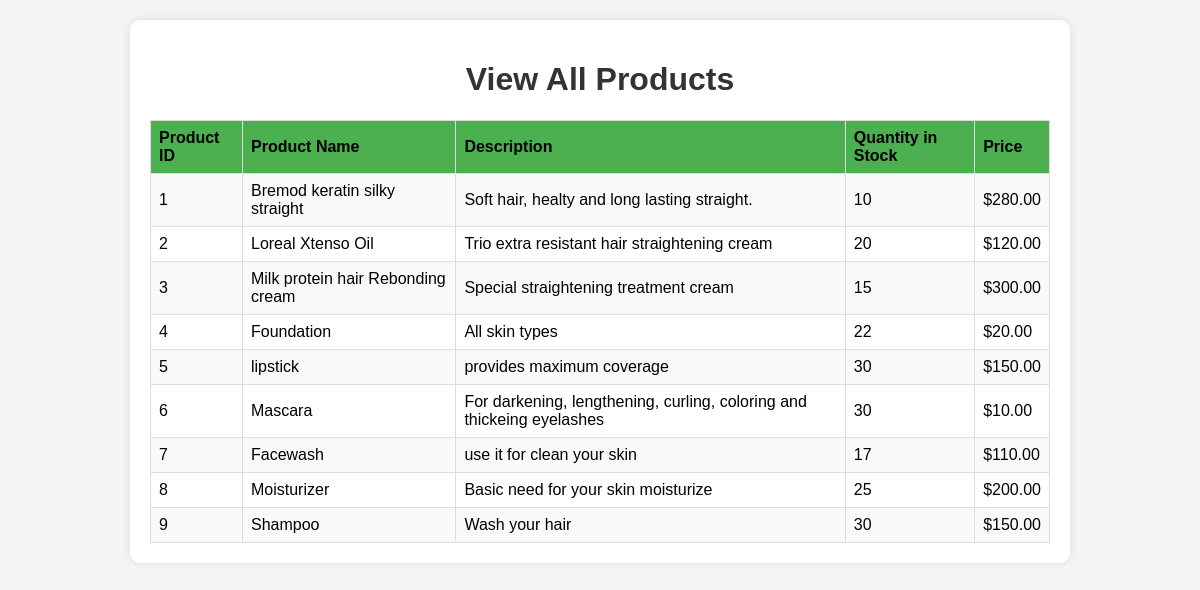
The app's page /ZTOBCS/Home/viewproduct.php with its own data.
### tables this page shows
CREATE TABLE `products` (
  `ProductID` int(11) NOT NULL,
  `ProductName` varchar(100) DEFAULT NULL,
  `Description` varchar(255) DEFAULT NULL,
  `QuantityInStock` int(11) DEFAULT NULL,
  `Price` decimal(10,2) DEFAULT NULL
);

### ZTOBCS/Home/viewproduct.php (the view, shortened to what this page needs)
<?php
$servername = "localhost";
$username = "root";
$password = "";
$dbname = "ztobcs";
$conn = new mysqli($servername, $username, $password, $dbname);
$sql = "SELECT * FROM Products";
$result = $conn->query($sql);
?>
<!DOCTYPE html>
<html lang="en">
<head>
</head>
<body>
<div class="container">
    <h1>View All Products</h1>
    <?php if ($result->num_rows > 0): ?>
        <table>
            <tr>
                <th>Product ID</th>
                <th>Product Name</th>
                <th>Description</th>
                <th>Quantity in Stock</th>
                <th>Price</th>
            </tr>
            <?php while($row = $result->fetch_assoc()): ?>
                <tr>
                    <td><?php echo $row['ProductID']; ?></td>
                    <td><?php echo $row['ProductName']; ?></td>
                    <td><?php echo $row['Description']; ?></td>
                    <td><?php echo $row['QuantityInStock']; ?></td>
                    <td><?php echo "$" . number_format($row['Price'], 2); ?></td>
                </tr>
            <?php endwhile; ?>
        </table>
    <?php else: ?>
        <p class="no-products">No products available in the database.</p>
    <?php endif; ?>
</div>
</body>
</html>

### ZTOBCS/Home/viewproduct.php (style rules this page uses)
body { font-family: Arial, sans-serif; background-color: #f4f4f4; margin: 0; padding: 20px; }
.container { max-width: 900px; margin: 0 auto; background-color: white; padding: 20px; border-radius: 10px; box-shadow: 0 0 10px rgba(0, 0, 0, 0.1); }
h1 { text-align: center; color: #333; }
table { width: 100%; border-collapse: collapse; margin-top: 20px; }
table, th, td { border: 1px solid #ddd; }
th, td { padding: 8px; text-align: left; }
th { background-color: #4CAF50; }
tr:nth-child(even) { background-color: #f9f9f9; }

### records on screen
products: ProductID "1", ProductName "Bremod keratin silky straight", Description "Soft hair, healty and long lasting straight.", QuantityInStock "10", Price "280.00"
products: ProductID "2", ProductName "Loreal Xtenso Oil", Description "Trio extra resistant hair straightening cream", QuantityInStock "20", Price "120.00"
products: ProductID "3", ProductName "Milk protein hair Rebonding cream", Description "Special straightening treatment cream", QuantityInStock "15", Price "300.00"
products: ProductID "4", ProductName "Foundation", Description "All skin types", QuantityInStock "22", Price "20.00"
products: ProductID "5", ProductName "lipstick", Description "provides maximum coverage", QuantityInStock "30", Price "150.00"
products: ProductID "6", ProductName "Mascara", Description "For darkening, lengthening, curling, coloring and thickeing eyelashes", QuantityInStock "30", Price "10.00"
products: ProductID "7", ProductName "Facewash", Description "use it for clean your skin", QuantityInStock "17", Price "110.00"
products: ProductID "8", ProductName "Moisturizer", Description "Basic need for your skin moisturize", QuantityInStock "25", Price "200.00"
products: ProductID "9", ProductName "Shampoo", Description "Wash your hair", QuantityInStock "30", Price "150.00"
